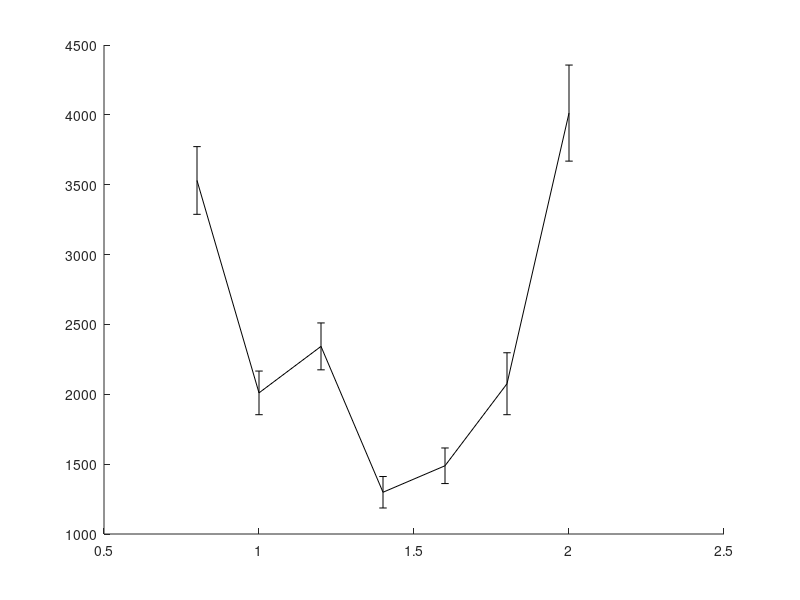

MATLAB code to generate this figure: (Note: this script raises an error after producing the figure.)
% Performance comparison between the PCS, GD (with KDL) and the Hybrid
% approach. The experiment is in one scene with obstacles where the start and goal configurations
% are:
% State c_start = {0.5236, 1.74753, -1.8326, -1.4835,	1.5708,	0, 1.004278, 0.2729, 0.9486, -1.15011, 1.81001, -1.97739};
% State c_goal = {0.5236, 0.34907, 0.69813, -1.3963, 1.5708, 0, 0.7096, 1.8032, -1.7061, -1.6286, 1.9143, -2.0155}; // Robot 2 no backflip - Elbow down
% This while benchmarking the maximum step distance.
% With joint limits of the ABB robots.
% last updated: 09/04/17

clear all
clc

%%
planners = {'BiRRT','RRT','LazyRRT','SBL'};
plannerType = planners{3};
switch plannerType
    case 'BiRRT'
        D1 = load('Benchmark_BiRRT_PCS_3poles_rB.txt');
        D2 = load('Benchmark_BiRRT_GD_3poles_rB.txt');
        D3 = load('Benchmark_BiRRT_HB_3poles_rB.txt');
    case 'RRT'
        D1 = load('Benchmark_RRT_PCS_3poles_rB.txt'); D1 = D1(D1(:,3)==1,:);
        D2 = load('Benchmark_RRT_GD_3poles_rB.txt'); D2 = D2(D2(:,3)==1,:);
        D3 = load('Benchmark_RRT_HB_3poles_rB.txt'); D3 = D3(D3(:,3)==1,:);
    case 'LazyRRT'
        D1 = load('Benchmark_LazyRRT_PCS_3poles_rB.txt');
        D2 = load('Benchmark_LazyRRT_GD_3poles_rB.txt'); D2 = D2(D2(:,3)==1,:);
        D3 = load('Benchmark_RRT_HB_3poles_rB.txt');
    case 'SBL'
        D1 = load('Benchmark_SBL_PCS_3poles_rB.txt');
        D2 = load('Benchmark_SBL_GD_3poles_rB.txt');
        D3 = load('Benchmark_SBL_HB_3poles_rB.txt');
end

%% 
disp(['Results for ' plannerType ':']);


%%
% PCS
rd = sort(unique(D1(:,1)));
for i = 1:length(rd)
    M = D1(D1(:,1)==rd(i), 2:end);
    td(i) = mean(M(:,4))*1e3;
    td_ste(i) = 1e3*std(M(:,4))/sqrt(size(M,1));
end

%%
% GD
rg = sort(unique(D2(:,1)));
for i = 1:length(rg)
    M = D2(D2(:,1)==rg(i), 2:end);
%     disp([i-1 rg(i)  size(M,1)])
    tg(i) = mean(M(:,4))*1e3;
    tg_ste(i) = 1e3*std(M(:,4))/sqrt(size(M,1));
end

%%
% HB
rb = sort(unique(D3(:,1)));
for i = 1:length(rb)
    M = D3(D3(:,1)==rb(i), 2:end);
%     disp([i-1 rg(i)  size(M,1)])
    tb(i) = mean(M(:,4))*1e3;
    tb_ste(i) = 1e3*std(M(:,4))/sqrt(size(M,1));
end

%%
disp(' ');
[tdmin, id] = min(td);
[tgmin, ig] = min(tg);
[tbmin, ib] = min(tb);

%%
h = figure(1);
clf
errorbar(rd,td,td_ste,'-k','linewidth',2);
hold on
errorbar(rg,tg,tg_ste,'--k','linewidth',2);
errorbar(rb,tb,tb_ste,':k','linewidth',2);
hold off
ylabel('mean runtime [msec]');
xlabel('max. local-connection distance');
legend('PCS','GD','HB');
% xlim([0 6]);
% xlim([min(rd) max(rd)]);

%% 
sS = rd(id);
tmin = tdmin;
D1 = D1(D1(:,1)==sS, 2:end);
verf = D1(:,1)==1;
suc = D1(:,2)==1;

D = D1;
disp('------------------------------------');
disp('PCS:');
disp(['Results of ' num2str(size(D,1)) ' queries.']);
disp(['Minimum avg. runtime is ' num2str(tmin) 'msec with d = ' num2str(sS) ]);
disp(['Percent of successful queries verified: ' num2str(sum(verf & suc)/sum(suc)*100) '%']);
disp(['Plan distance: ' num2str(D(1,3)) ]);
disp(['Avg. runtime: ' num2str(mean(D(:,4))*1e3)  ' +/- ' num2str(std(D(:,4))/sqrt(size(D,1))*1e3) ' msec ']);
disp(['Min. runtime: ' num2str(min(D(:,4))*1e3) ' msec ']);
disp(['Avg. nodes in path: ' num2str(floor(mean(D(:,10)))) ]);
disp(['Avg. nodes in trees: ' num2str(floor(mean(D(:,11)))) ]);
disp(['Avg. number of projections: ' num2str(floor(mean(D(:,5)))) ]);
disp(['Avg. local-connection time: ' num2str(mean(D(:,12)./D(:,13))*1e3)  ' +/- ' num2str(std(D(:,12)./D(:,13))/sqrt(size(D,1))*1e3) ' msec ']);
disp(['Avg. total local-connection time: ' num2str(mean(D(:,12))*1e3)  ' +/- ' num2str(std(D(:,12))/sqrt(size(D,1))*1e3) ' msec ']);
disp(['Avg. number of local connection checks: ' num2str(mean(D(:,13)))]);
disp(['Percent of successful local connections: ' num2str(100*mean(D(:,14)./D(:,13)))]);

%%
sS = rg(ig);
tmin = tgmin;
D2 = D2(D2(:,1)==sS, 2:end);
verf = D2(:,1)==1;
suc = D2(:,2)==1;

D = D2;
disp('------------------------------------');
disp('GD:');
disp(['Results of ' num2str(size(D,1)) ' queries.']);
disp(['Minimum avg. runtime is ' num2str(tmin) 'msec with d = ' num2str(sS) ]);
disp(['Percent of successful queries verified: ' num2str(sum(verf & suc)/sum(suc)*100) '%']);
disp(['Plan distance: ' num2str(D(1,3)) ]);
disp(['Avg. runtime: ' num2str(mean(D(:,4))*1e3)  ' +/- ' num2str(std(D(:,4))/sqrt(size(D,1))*1e3) ' msec ']);
disp(['Min. runtime: ' num2str(min(D(:,4))*1e3) ' msec ']);
disp(['Avg. nodes in path: ' num2str(floor(mean(D(:,10)))) ]);
disp(['Avg. nodes in trees: ' num2str(floor(mean(D(:,11)))) ]);
disp(['Avg. number of projections: ' num2str(floor(mean(D(:,5)))) ]);
disp(['Avg. local-connection time: ' num2str(mean(D(:,12)./D(:,13))*1e3)  ' +/- ' num2str(std(D(:,12)./D(:,13))/sqrt(size(D,1))*1e3) ' msec ']);
disp(['Avg. total local-connection time: ' num2str(mean(D(:,12))*1e3)  ' +/- ' num2str(std(D(:,12))/sqrt(size(D,1))*1e3) ' msec ']);
disp(['Avg. number of local connection checks: ' num2str(mean(D(:,13)))]);
disp(['Percent of successful local connections: ' num2str(100*mean(D(:,14)./D(:,13)))]);

%%
sS = rb(ib);
tmin = tbmin;
D3 = D3(D3(:,1)==sS, 2:end);
verf = D3(:,1)==1;
suc = D3(:,2)==1;

D = D3;
disp('------------------------------------');
disp('HB:');
disp(['Results of ' num2str(size(D,1)) ' queries.']);
disp(['Minimum avg. runtime is ' num2str(tmin) 'msec with d = ' num2str(sS) ]);
disp(['Percent of successful queries verified: ' num2str(sum(verf & suc)/sum(suc)*100) '%']);
disp(['Plan distance: ' num2str(D(1,3)) ]);
disp(['Avg. runtime: ' num2str(mean(D(:,4))*1e3)  ' +/- ' num2str(std(D(:,4))/sqrt(size(D,1))*1e3) ' msec ']);
disp(['Min. runtime: ' num2str(min(D(:,4))*1e3) ' msec ']);
disp(['Avg. nodes in path: ' num2str(floor(mean(D(:,10)))) ]);
disp(['Avg. nodes in trees: ' num2str(floor(mean(D(:,11)))) ]);
disp(['Avg. number of projections: ' num2str(floor(mean(D(:,5)))) ]);
disp(['Avg. local-connection time: ' num2str(mean(D(:,12)./D(:,13))*1e3)  ' +/- ' num2str(std(D(:,12)./D(:,13))/sqrt(size(D,1))*1e3) ' msec ']);
disp(['Avg. total local-connection time: ' num2str(mean(D(:,12))*1e3)  ' +/- ' num2str(std(D(:,12))/sqrt(size(D,1))*1e3) ' msec ']);
disp(['Avg. number of local connection checks: ' num2str(mean(D(:,13)))]);
disp(['Percent of successful local connections: ' num2str(100*mean(D(:,14)./D(:,13)))]);

%%
disp(' ');
disp(['Best speed-up: t_{pcs}/t_{gd} = ' num2str(tdmin/tgmin) ]);
disp(['Best speed-up: t_{hb}/t_{gd} = ' num2str(tbmin/tgmin) ]);
disp(['Best speed-up: t_{hb}/t_{pcs} = ' num2str(tbmin/tdmin) ]);

%%
%%
%%
% PCS
td = D1(:,4);
maxT = max(td);
T1 = linspace(0,maxT,100);
T1 = T1(2:end);
for i = 1:length(T1)
    sd = td < T1(i);
    md(i) = mean(td(sd));
    Md(i) = 1-sum(sd)/length(td);
end
%%
% GD
tg = D2(:,4);
maxT = max(tg);
T2 = linspace(0,maxT,1000);
T2 = T2(2:end);
for i = 1:length(T2)
    sg = tg < T2(i);
    mg(i) = mean(tg(sg));
    Mg(i) = 1-sum(sg)/length(tg);
end

%%
% HB
tb = D3(:,4);
maxT = max(tg);
T3 = linspace(0,maxT,1000);
T3 = T3(2:end);
for i = 1:length(T3)
    sb = tb < T3(i);
    mb(i) = mean(tb(sb));
    Mb(i) = 1-sum(sb)/length(tb);
end
%%
h = figure(2);
clf
plot(T1,Md*100,'-k','linewidth',2);
hold on
plot(T2,Mg*100,'--k','linewidth',2);
plot(T3,Mb*100,':k','linewidth',2);
hold off
xlabel('maximum runtime [sec]');
ylabel('failure rate [%]');
legend('PCS','GD','HB');
xlim([0 max([T1 T2])]);
title(plannerType);
